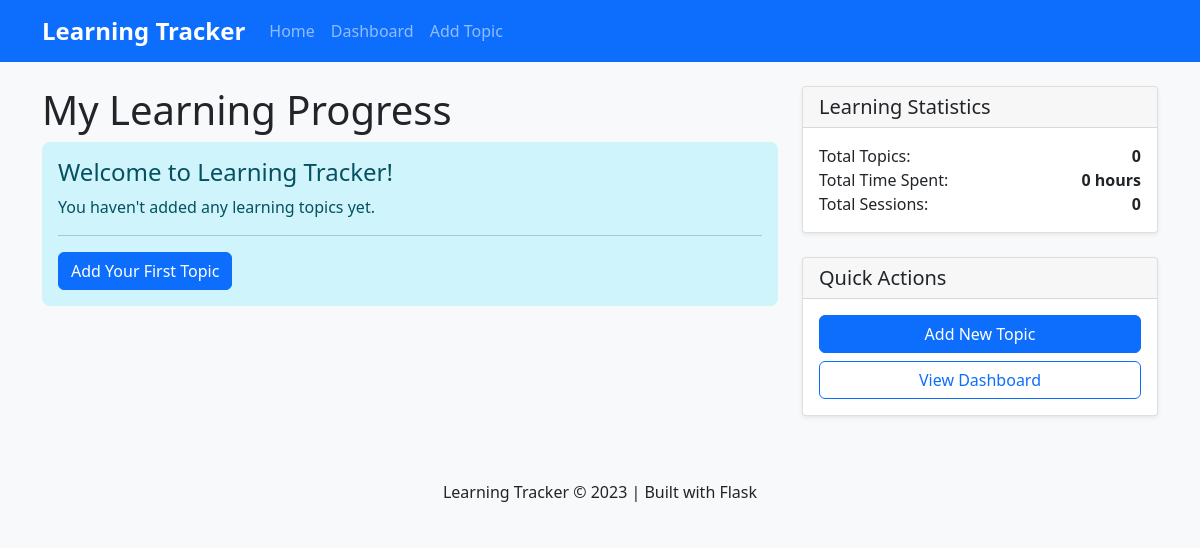
Before: / with the older database file.
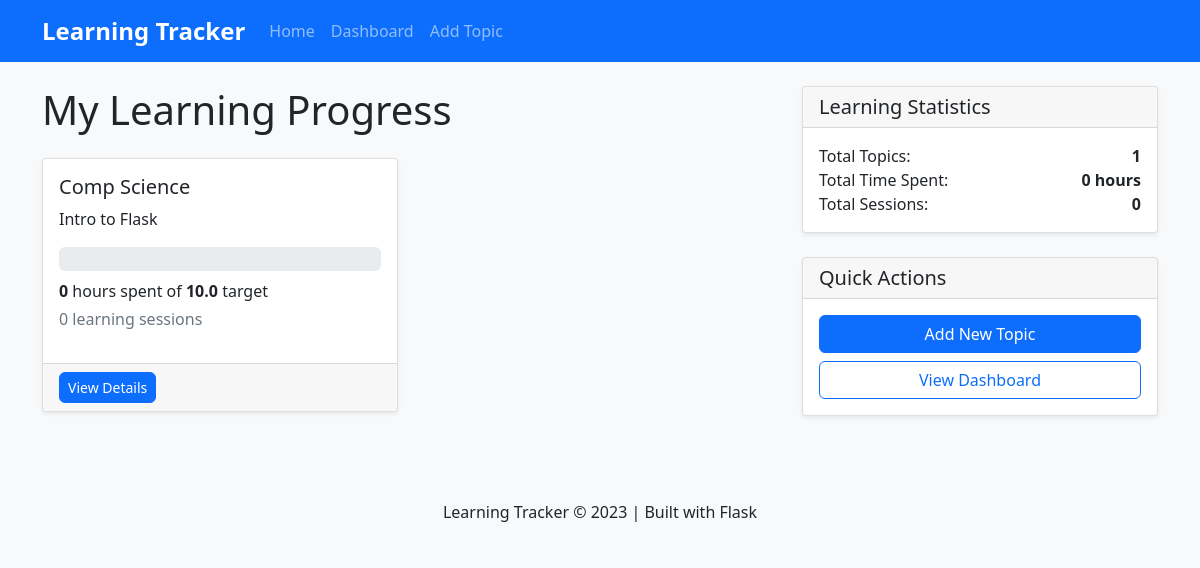
After: the same page with the newer database file.
### app/models.py (models this page shows, shortened)
class LearningTopic(db.Model):
    id = db.Column(db.Integer, primary_key=True)
    name = db.Column(db.String(100), nullable=False)
    description = db.Column(db.Text)
    target_hours = db.Column(db.Float, default=10.0)  # Default target: 10 hours
    created_at = db.Column(db.DateTime, default=datetime.utcnow)
    sessions = db.relationship('LearningSession', backref='topic', lazy='dynamic',
                              cascade='all, delete-orphan')
    def total_time_spent(self):
        return sum(session.duration for session in self.sessions)
    def progress_percentage(self):
        if self.target_hours == 0:
            return 0
        return min(100, (self.total_time_spent() / self.target_hours) * 100)

### app/routes.py (the view)
@main_bp.route('/')
def index():
    topics = LearningTopic.query.all()
    total_time = sum(topic.total_time_spent() for topic in topics)
    total_sessions = LearningSession.query.count()
    return render_template('index.html',
                         topics=topics,
                         total_time=total_time,
                         total_sessions=total_sessions)

### app/templates/index.html (shortened to what this page needs)
{% extends "base.html" %}
{% block content %}
<div class="row">
    <div class="col-md-8">
        <h1>My Learning Progress</h1>
        {% if topics %}
            <div class="row mt-4">
                {% for topic in topics %}
                <div class="col-md-6 mb-4">
                    <div class="card h-100">
                        <div class="card-body">
                            <h5 class="card-title">{{ topic.name }}</h5>
                            <p class="card-text">
                                {% if topic.description %}
                                    {{ topic.description }}
                                {% else %}
                                    No description provided
                                {% endif %}
                            </p>
                            <div class="progress mb-2">
                            </div>
                            <p class="mb-1">
                                <strong>{{ topic.total_time_spent()|round(1) }}</strong> hours spent of
                                <strong>{{ topic.target_hours }}</strong> target
                            </p>
                            <p class="text-muted">{{ topic.sessions.count() }} learning sessions</p>
                        </div>
                        <div class="card-footer">
                            <a href="{{ url_for('main.topic_detail', topic_id=topic.id) }}"
                               class="btn btn-sm btn-primary">View Details</a>
                        </div>
                    </div>
                </div>
                {% endfor %}
            </div>
        {% else %}
            <div class="alert alert-info">
                <h4 class="alert-heading">Welcome to Learning Tracker!</h4>
                <p>You haven't added any learning topics yet.</p>
                <hr>
                <a href="{{ url_for('main.add_topic') }}" class="btn btn-primary">Add Your First Topic</a>
            </div>
        {% endif %}
    </div>
    <div class="col-md-4">
        <div class="card">
            <div class="card-header">
                <h5 class="card-title mb-0">Learning Statistics</h5>
            </div>
            <div class="card-body">
                <div class="d-flex justify-content-between">
                    <span>Total Topics:</span>
                    <strong>{{ topics|length }}</strong>
                </div>
                <div class="d-flex justify-content-between">
                    <span>Total Time Spent:</span>
                    <strong>{{ total_time|round(1) }} hours</strong>
                </div>
                <div class="d-flex justify-content-between">
                    <span>Total Sessions:</span>
                    <strong>{{ total_sessions }}</strong>
                </div>
            </div>
        </div>
        <div class="card mt-4">
            <div class="card-header">
                <h5 class="card-title mb-0">Quick Actions</h5>
            </div>
            <div class="card-body">
                <a href="{{ url_for('main.add_topic') }}" class="btn btn-primary w-100 mb-2">Add New Topic</a>
                <a href="{{ url_for('main.dashboard') }}" class="btn btn-outline-primary w-100">View Dashboard</a>
            </div>
        </div>
    </div>
</div>
{% endblock %}

### app/templates/base.html (shortened to what this page needs)
<!DOCTYPE html>
<html lang="en">
<head>
    <link href="https://cdn.jsdelivr.net/npm/bootstrap@5.1.3/dist/css/bootstrap.min.css" rel="stylesheet">
    <link href="{{ url_for('static', filename='css/style.css') }}" rel="stylesheet">
</head>
<body>
    <nav class="navbar navbar-expand-lg navbar-dark bg-primary">
        <div class="container">
            <a class="navbar-brand" href="{{ url_for('main.index') }}">Learning Tracker</a>
            <div class="collapse navbar-collapse" id="navbarNav">
                <ul class="navbar-nav">
                    <li class="nav-item">
                        <a class="nav-link" href="{{ url_for('main.index') }}">Home</a>
                    </li>
                    <li class="nav-item">
                        <a class="nav-link" href="{{ url_for('main.dashboard') }}">Dashboard</a>
                    </li>
                    <li class="nav-item">
                        <a class="nav-link" href="{{ url_for('main.add_topic') }}">Add Topic</a>
                    </li>
                </ul>
            </div>
        </div>
    </nav>
    <div class="container mt-4">
        {% block content %}{% endblock %}
    </div>
    <footer class="mt-5 py-3 bg-light">
        <div class="container text-center">
            <p class="mb-0">Learning Tracker &copy; 2023 | Built with Flask</p>
        </div>
    </footer>
</body>
</html>

### app/static/css/style.css (style rules this page uses)
body { background-color: #f8f9fa; font-family: 'Segoe UI', Tahoma, Geneva, Verdana, sans-serif; }
.navbar-brand { font-weight: bold; font-size: 1.5rem; }
.card { box-shadow: 0 0.125rem 0.25rem rgba(0, 0, 0, 0.075); border: 1px solid rgba(0, 0, 0, 0.125); transition: transform 0.2s; }
.progress { height: 1.5rem; background-color: #e9ecef; border-radius: 0.375rem; }
.btn { border-radius: 0.375rem; }
footer { margin-top: auto; }

Changed rows visible on the page:
added LearningTopic: name "Comp Science", description "Intro to Flask", total_time_spent "0", target_hours "10.0", sessions.count "0"
Other visible differences:
{{ topics|length }}: "0" → "1"
text no longer shown: "Welcome to Learning Tracker! You haven't added any learning topics yet. Add Your First Topic"
